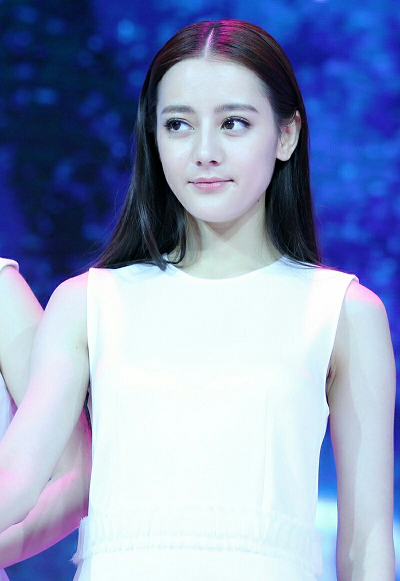
//> input picture data/images/test.png, 400 x 581 px
$ ./day030   (built with g++ and OpenCV 4)
//> lines starting //> are read from the running program, lines starting //| are printed output that depends on the picture
#include <opencv2/opencv.hpp>
#include <iostream>

using namespace cv;
using namespace std;

int main(int artc, char** argv) {
	Mat src = imread("D:/images/test.png");
//> src is the input picture: 581 rows x 400 cols, CV_8UC3; mean B, G, R 189.6, 154.2, 139.9
	if (src.empty()) {
		printf("could not load image...\n");
		return -1;
	}
	namedWindow("input", CV_WINDOW_AUTOSIZE);
	imshow("input", src);

	Mat kernel1 = Mat::ones(5, 5, CV_32F) / (float)(25);

	Mat kernel2 = (Mat_<char>(3, 3) << 0, -1, 0,
		-1, 5, -1,
		0, -1, 0);

	Mat kernel3 = (Mat_<int>(2, 2) << 1, 0, 0, -1);

	Mat dst1, dst2, dst3;
	filter2D(src, dst1, -1, kernel1);
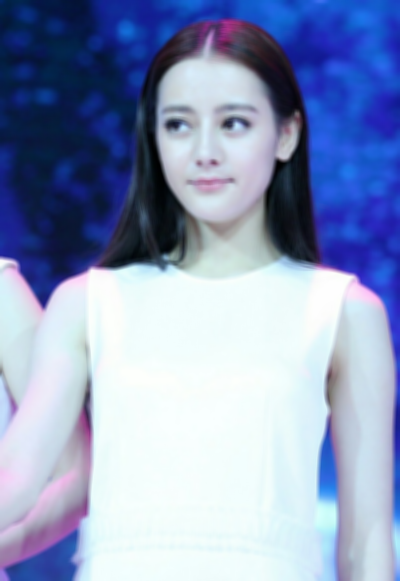
//> dst1: 581 rows x 400 cols, CV_8UC3; mean B, G, R 189.6, 154.2, 139.9
	filter2D(src, dst2, -1, kernel2);
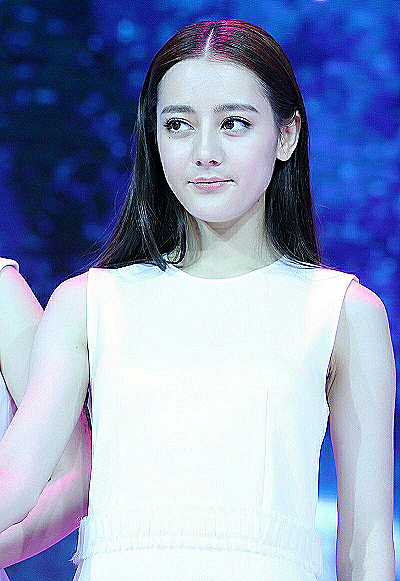
//> dst2: 581 rows x 400 cols, CV_8UC3; mean B, G, R 189.1, 154.2, 140.4
	filter2D(src, dst3, CV_32F, kernel3);
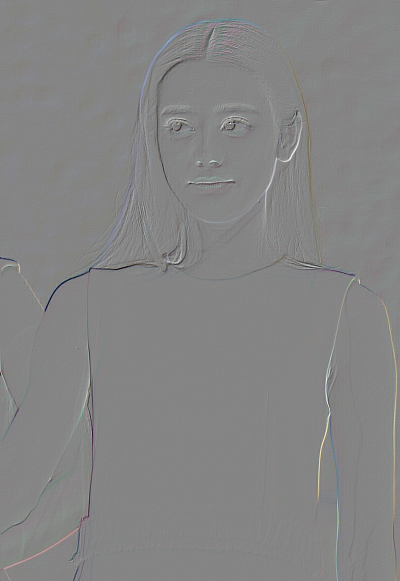
//> dst3: 581 rows x 400 cols, CV_32FC3; mean B, G, R -0.2, -0.1, -0.1; drawn with min black and max white
	convertScaleAbs(dst3, dst3);
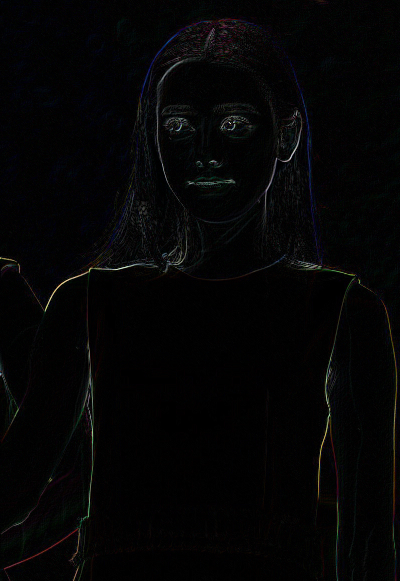
//> dst3: 581 rows x 400 cols, CV_8UC3; mean B, G, R 5, 4.7, 4.7

	imshow("blur=5x5", dst1);
	imshow("shape=3x3", dst2);
	imshow("gradient=2x2", dst3);

	waitKey(0);
	return 0;
}
